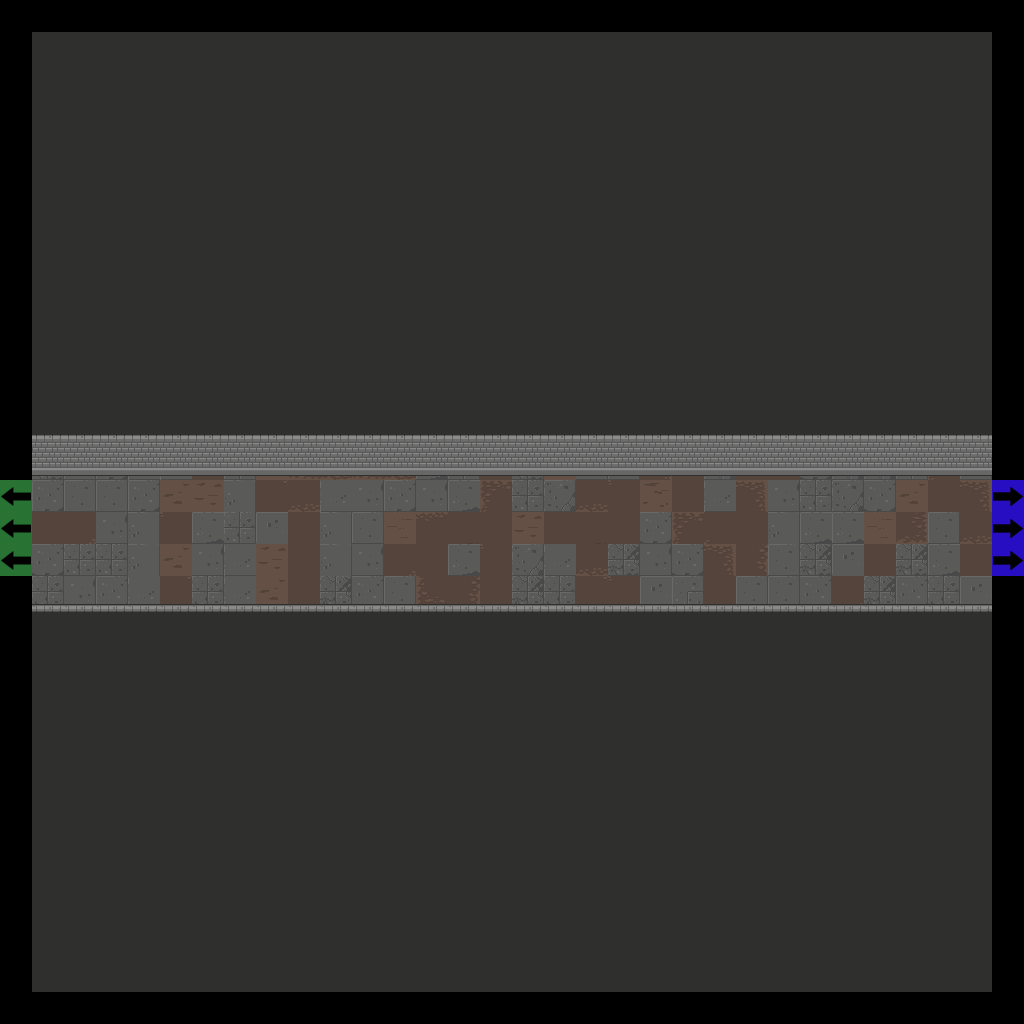

Tiled map render using the project's own tile images. Description and the map definition, with tile-layer contents summarised, below:
An orthogonal 32x32 tile map with 32x32 px tiles, 7 tile layers (Floor, Walls, Doors, Pillars, ...), 2 tilesets.

<map version="1.2" tiledversion="2019.04.18" orientation="orthogonal" renderorder="right-down" width="32" height="32" tilewidth="32" tileheight="32" infinite="0" nextlayerid="22" nextobjectid="1">
 <tileset firstgid="1" source="Dungeon_Tileset_2.tsx" />
 <tileset firstgid="321" source="flags.tsx" />
 <layer id="15" name="Floor" width="32" height="32">
  <data>[1024 cells, 900 non-empty, 42 distinct tile ids]</data>
 </layer>
 <layer id="16" name="Walls" width="32" height="32">
  <data>[1024 cells, 810 non-empty, 5 distinct tile ids]</data>
 </layer>
 <layer id="17" name="Doors" width="32" height="32">
  <data>[1024 cells, 0 non-empty, 0 distinct tile ids]</data>
 </layer>
 <layer id="18" name="Pillars" width="32" height="32">
  <properties>
   <property name="unity:SortingLayer" value="Player" />
  </properties>
  <data>[1024 cells, 0 non-empty, 0 distinct tile ids]</data>
 </layer>
 <layer id="19" name="Candles" width="32" height="32">
  <data>[1024 cells, 0 non-empty, 0 distinct tile ids]</data>
 </layer>
 <layer id="20" name="Debris" width="32" height="32">
  <data>[1024 cells, 0 non-empty, 0 distinct tile ids]</data>
 </layer>
 <layer id="21" name="Flags" width="32" height="32">
  <data>[1024 cells, 6 non-empty, 2 distinct tile ids]</data>
 </layer>
</map>
